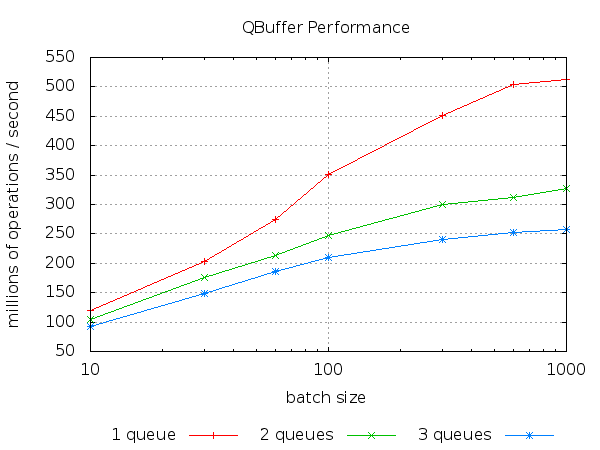

Write gnuplot code to recreate this figure.
#!/usr/bin/gnuplot
reset
set terminal png size 600,450

set key outside left bottom horizontal
set ylabel "millions of operations / second"
set xlabel "batch size"

set title "QBuffer Performance"
set grid

set logscale x
set style data linespoints

avg(ops, nanos) = (ops / nanos) * 1000

plot "qbuffer.dat" using 1:(avg($2,$3)) title "1 queue"  \
   , ""            using 1:(avg($4,$5)) title "2 queues" \
   , ""            using 1:(avg($6,$7)) title "3 queues"
